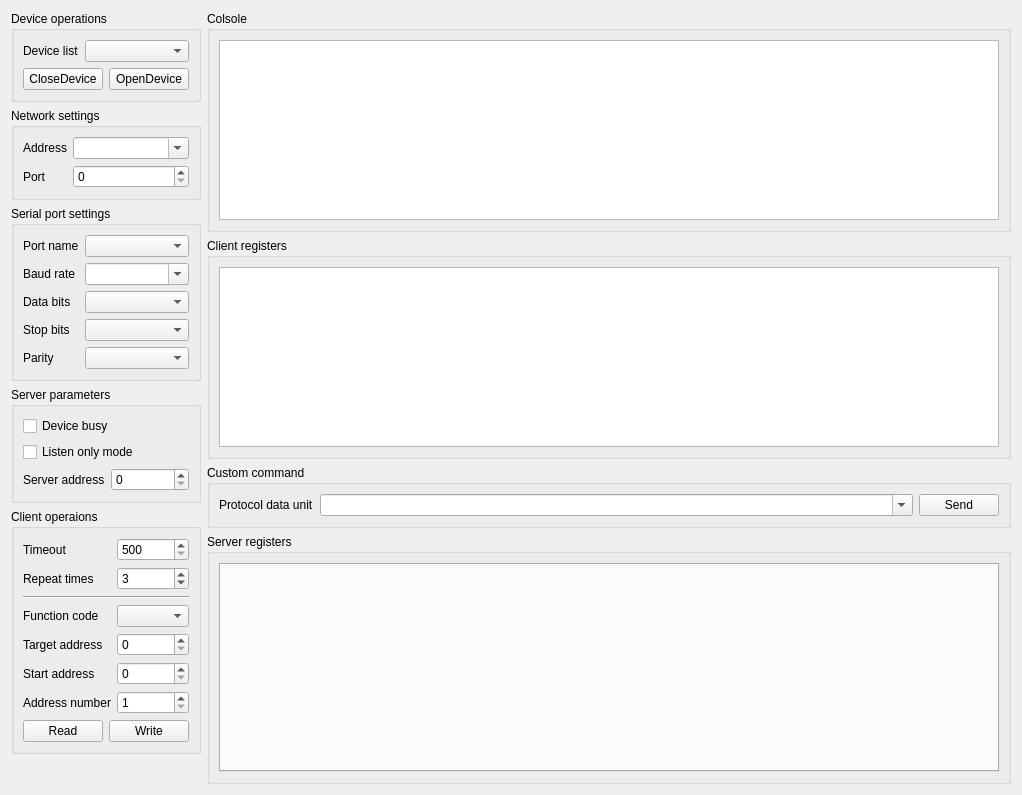
<?xml version="1.0" encoding="UTF-8"?>
<ui version="4.0">
 <class>SAKModbusUi</class>
 <widget class="QWidget" name="SAKModbusUi">
  <property name="geometry">
   <rect>
    <x>0</x>
    <y>0</y>
    <width>1022</width>
    <height>795</height>
   </rect>
  </property>
  <property name="windowTitle">
   <string notr="true">Modbus Studio</string>
  </property>
  <layout class="QGridLayout" name="gridLayout_3">
   <item row="5" column="0">
    <spacer name="verticalSpacer">
     <property name="orientation">
      <enum>Qt::Vertical</enum>
     </property>
     <property name="sizeHint" stdset="0">
      <size>
       <width>20</width>
       <height>40</height>
      </size>
     </property>
    </spacer>
   </item>
   <item row="4" column="0">
    <widget class="QGroupBox" name="clientOperationsGroupBox">
     <property name="minimumSize">
      <size>
       <width>0</width>
       <height>0</height>
      </size>
     </property>
     <property name="title">
      <string>Client operaions</string>
     </property>
     <layout class="QGridLayout" name="gridLayout_8">
      <item row="1" column="0">
       <widget class="QLabel" name="label_5">
        <property name="sizePolicy">
         <sizepolicy hsizetype="Fixed" vsizetype="Preferred">
          <horstretch>0</horstretch>
          <verstretch>0</verstretch>
         </sizepolicy>
        </property>
        <property name="text">
         <string>Repeat times</string>
        </property>
       </widget>
      </item>
      <item row="1" column="1">
       <widget class="QSpinBox" name="repeat_time_">
        <property name="minimum">
         <number>0</number>
        </property>
        <property name="value">
         <number>3</number>
        </property>
       </widget>
      </item>
      <item row="6" column="1">
       <widget class="QSpinBox" name="quantity_">
        <property name="sizePolicy">
         <sizepolicy hsizetype="Minimum" vsizetype="Fixed">
          <horstretch>0</horstretch>
          <verstretch>0</verstretch>
         </sizepolicy>
        </property>
        <property name="minimum">
         <number>1</number>
        </property>
        <property name="maximum">
         <number>128</number>
        </property>
       </widget>
      </item>
      <item row="0" column="1">
       <widget class="QSpinBox" name="timeout_">
        <property name="minimum">
         <number>500</number>
        </property>
        <property name="maximum">
         <number>10000</number>
        </property>
        <property name="singleStep">
         <number>100</number>
        </property>
        <property name="value">
         <number>500</number>
        </property>
       </widget>
      </item>
      <item row="5" column="1">
       <widget class="QSpinBox" name="start_address_">
        <property name="sizePolicy">
         <sizepolicy hsizetype="Minimum" vsizetype="Fixed">
          <horstretch>0</horstretch>
          <verstretch>0</verstretch>
         </sizepolicy>
        </property>
        <property name="maximum">
         <number>65535</number>
        </property>
       </widget>
      </item>
      <item row="4" column="0">
       <widget class="QLabel" name="label_18">
        <property name="sizePolicy">
         <sizepolicy hsizetype="Fixed" vsizetype="Preferred">
          <horstretch>0</horstretch>
          <verstretch>0</verstretch>
         </sizepolicy>
        </property>
        <property name="text">
         <string>Target address</string>
        </property>
       </widget>
      </item>
      <item row="3" column="0">
       <widget class="QLabel" name="label_17">
        <property name="sizePolicy">
         <sizepolicy hsizetype="Fixed" vsizetype="Preferred">
          <horstretch>0</horstretch>
          <verstretch>0</verstretch>
         </sizepolicy>
        </property>
        <property name="text">
         <string>Function code</string>
        </property>
       </widget>
      </item>
      <item row="6" column="0">
       <widget class="QLabel" name="label_20">
        <property name="sizePolicy">
         <sizepolicy hsizetype="Fixed" vsizetype="Preferred">
          <horstretch>0</horstretch>
          <verstretch>0</verstretch>
         </sizepolicy>
        </property>
        <property name="text">
         <string>Address number</string>
        </property>
       </widget>
      </item>
      <item row="5" column="0">
       <widget class="QLabel" name="label_19">
        <property name="sizePolicy">
         <sizepolicy hsizetype="Fixed" vsizetype="Preferred">
          <horstretch>0</horstretch>
          <verstretch>0</verstretch>
         </sizepolicy>
        </property>
        <property name="text">
         <string>Start address</string>
        </property>
       </widget>
      </item>
      <item row="7" column="0" colspan="2">
       <layout class="QHBoxLayout" name="horizontalLayout_2">
        <item>
         <widget class="QPushButton" name="read_">
          <property name="text">
           <string>Read</string>
          </property>
         </widget>
        </item>
        <item>
         <widget class="QPushButton" name="write_">
          <property name="text">
           <string>Write</string>
          </property>
         </widget>
        </item>
       </layout>
      </item>
      <item row="3" column="1">
       <widget class="QComboBox" name="function_code_">
        <property name="sizePolicy">
         <sizepolicy hsizetype="Ignored" vsizetype="Fixed">
          <horstretch>0</horstretch>
          <verstretch>0</verstretch>
         </sizepolicy>
        </property>
        <property name="maximumSize">
         <size>
          <width>16777215</width>
          <height>16777215</height>
         </size>
        </property>
       </widget>
      </item>
      <item row="0" column="0">
       <widget class="QLabel" name="label_4">
        <property name="sizePolicy">
         <sizepolicy hsizetype="Fixed" vsizetype="Preferred">
          <horstretch>0</horstretch>
          <verstretch>0</verstretch>
         </sizepolicy>
        </property>
        <property name="text">
         <string>Timeout</string>
        </property>
       </widget>
      </item>
      <item row="4" column="1">
       <widget class="QSpinBox" name="device_address_">
        <property name="sizePolicy">
         <sizepolicy hsizetype="Minimum" vsizetype="Fixed">
          <horstretch>0</horstretch>
          <verstretch>0</verstretch>
         </sizepolicy>
        </property>
        <property name="maximum">
         <number>255</number>
        </property>
       </widget>
      </item>
      <item row="2" column="0" colspan="2">
       <widget class="Line" name="line">
        <property name="orientation">
         <enum>Qt::Horizontal</enum>
        </property>
       </widget>
      </item>
     </layout>
    </widget>
   </item>
   <item row="0" column="0">
    <widget class="QGroupBox" name="deviceGroupBox">
     <property name="title">
      <string>Device operations</string>
     </property>
     <layout class="QGridLayout" name="gridLayout">
      <item row="0" column="0">
       <widget class="QLabel" name="label">
        <property name="sizePolicy">
         <sizepolicy hsizetype="Fixed" vsizetype="Preferred">
          <horstretch>0</horstretch>
          <verstretch>0</verstretch>
         </sizepolicy>
        </property>
        <property name="text">
         <string>Device list</string>
        </property>
       </widget>
      </item>
      <item row="0" column="1">
       <widget class="QComboBox" name="device_list_"/>
      </item>
      <item row="1" column="0" colspan="2">
       <layout class="QHBoxLayout" name="horizontalLayout_3">
        <property name="leftMargin">
         <number>0</number>
        </property>
        <property name="topMargin">
         <number>0</number>
        </property>
        <property name="rightMargin">
         <number>0</number>
        </property>
        <property name="bottomMargin">
         <number>0</number>
        </property>
        <item>
         <widget class="QPushButton" name="cloese_button_">
          <property name="text">
           <string>CloseDevice</string>
          </property>
         </widget>
        </item>
        <item>
         <widget class="QPushButton" name="open_button_">
          <property name="text">
           <string>OpenDevice</string>
          </property>
         </widget>
        </item>
       </layout>
      </item>
     </layout>
    </widget>
   </item>
   <item row="3" column="0">
    <widget class="QGroupBox" name="serverGroupBox">
     <property name="title">
      <string>Server parameters</string>
     </property>
     <layout class="QGridLayout" name="gridLayout_4">
      <item row="0" column="0" colspan="2">
       <widget class="QCheckBox" name="device_busy_">
        <property name="text">
         <string>Device busy</string>
        </property>
       </widget>
      </item>
      <item row="1" column="0" colspan="2">
       <widget class="QCheckBox" name="listen_only_mode_">
        <property name="text">
         <string>Listen only mode</string>
        </property>
       </widget>
      </item>
      <item row="2" column="0">
       <widget class="QLabel" name="label_6">
        <property name="text">
         <string>Server address</string>
        </property>
       </widget>
      </item>
      <item row="2" column="1">
       <widget class="QSpinBox" name="server_address">
        <property name="maximum">
         <number>265</number>
        </property>
       </widget>
      </item>
     </layout>
    </widget>
   </item>
   <item row="1" column="0">
    <widget class="QGroupBox" name="networkGroupBox">
     <property name="title">
      <string>Network settings</string>
     </property>
     <layout class="QGridLayout" name="gridLayout_2">
      <item row="1" column="0">
       <widget class="QLabel" name="label_3">
        <property name="sizePolicy">
         <sizepolicy hsizetype="Fixed" vsizetype="Preferred">
          <horstretch>0</horstretch>
          <verstretch>0</verstretch>
         </sizepolicy>
        </property>
        <property name="text">
         <string>Port</string>
        </property>
       </widget>
      </item>
      <item row="1" column="1">
       <widget class="QSpinBox" name="port_spin_box">
        <property name="maximum">
         <number>65535</number>
        </property>
       </widget>
      </item>
      <item row="0" column="1">
       <widget class="QComboBox" name="address_combo_box">
        <property name="editable">
         <bool>true</bool>
        </property>
       </widget>
      </item>
      <item row="0" column="0">
       <widget class="QLabel" name="label_2">
        <property name="sizePolicy">
         <sizepolicy hsizetype="Fixed" vsizetype="Preferred">
          <horstretch>0</horstretch>
          <verstretch>0</verstretch>
         </sizepolicy>
        </property>
        <property name="text">
         <string>Address</string>
        </property>
       </widget>
      </item>
     </layout>
    </widget>
   </item>
   <item row="2" column="0">
    <widget class="QGroupBox" name="serialPortGroupBox">
     <property name="title">
      <string>Serial port settings</string>
     </property>
     <layout class="QGridLayout" name="gridLayout_5">
      <item row="0" column="0">
       <widget class="QLabel" name="label_8">
        <property name="sizePolicy">
         <sizepolicy hsizetype="Fixed" vsizetype="Preferred">
          <horstretch>0</horstretch>
          <verstretch>0</verstretch>
         </sizepolicy>
        </property>
        <property name="text">
         <string>Port name</string>
        </property>
       </widget>
      </item>
      <item row="0" column="1">
       <widget class="QComboBox" name="port_name_"/>
      </item>
      <item row="1" column="0">
       <widget class="QLabel" name="label_9">
        <property name="sizePolicy">
         <sizepolicy hsizetype="Fixed" vsizetype="Preferred">
          <horstretch>0</horstretch>
          <verstretch>0</verstretch>
         </sizepolicy>
        </property>
        <property name="text">
         <string>Baud rate</string>
        </property>
       </widget>
      </item>
      <item row="1" column="1">
       <widget class="QComboBox" name="baud_rate_">
        <property name="editable">
         <bool>true</bool>
        </property>
       </widget>
      </item>
      <item row="2" column="0">
       <widget class="QLabel" name="label_10">
        <property name="sizePolicy">
         <sizepolicy hsizetype="Fixed" vsizetype="Preferred">
          <horstretch>0</horstretch>
          <verstretch>0</verstretch>
         </sizepolicy>
        </property>
        <property name="text">
         <string>Data bits</string>
        </property>
       </widget>
      </item>
      <item row="2" column="1">
       <widget class="QComboBox" name="data_bits_"/>
      </item>
      <item row="3" column="0">
       <widget class="QLabel" name="label_11">
        <property name="sizePolicy">
         <sizepolicy hsizetype="Fixed" vsizetype="Preferred">
          <horstretch>0</horstretch>
          <verstretch>0</verstretch>
         </sizepolicy>
        </property>
        <property name="text">
         <string>Stop bits</string>
        </property>
       </widget>
      </item>
      <item row="3" column="1">
       <widget class="QComboBox" name="stop_bits_"/>
      </item>
      <item row="4" column="0">
       <widget class="QLabel" name="label_12">
        <property name="sizePolicy">
         <sizepolicy hsizetype="Fixed" vsizetype="Preferred">
          <horstretch>0</horstretch>
          <verstretch>0</verstretch>
         </sizepolicy>
        </property>
        <property name="text">
         <string>Parity</string>
        </property>
       </widget>
      </item>
      <item row="4" column="1">
       <widget class="QComboBox" name="parity_"/>
      </item>
     </layout>
    </widget>
   </item>
   <item row="0" column="2" rowspan="6">
    <layout class="QVBoxLayout" name="verticalLayout">
     <property name="leftMargin">
      <number>0</number>
     </property>
     <property name="topMargin">
      <number>0</number>
     </property>
     <property name="rightMargin">
      <number>0</number>
     </property>
     <property name="bottomMargin">
      <number>0</number>
     </property>
     <item>
      <widget class="QGroupBox" name="console_">
       <property name="sizePolicy">
        <sizepolicy hsizetype="Preferred" vsizetype="Expanding">
         <horstretch>0</horstretch>
         <verstretch>0</verstretch>
        </sizepolicy>
       </property>
       <property name="title">
        <string>Colsole</string>
       </property>
       <layout class="QVBoxLayout" name="verticalLayout_2">
        <item>
         <widget class="QTextBrowser" name="text_browser_"/>
        </item>
       </layout>
      </widget>
     </item>
     <item>
      <widget class="QGroupBox" name="clientRegistersGroupBox">
       <property name="maximumSize">
        <size>
         <width>16777215</width>
         <height>16777215</height>
        </size>
       </property>
       <property name="title">
        <string>Client registers</string>
       </property>
       <layout class="QGridLayout" name="gridLayout_7">
        <item row="0" column="0" colspan="2">
         <widget class="QTableView" name="client_registers_"/>
        </item>
       </layout>
      </widget>
     </item>
     <item>
      <widget class="QGroupBox" name="clientCustomCommandGroupBox">
       <property name="title">
        <string>Custom command</string>
       </property>
       <layout class="QHBoxLayout" name="horizontalLayout">
        <item>
         <widget class="QLabel" name="label_13">
          <property name="text">
           <string>Protocol data unit</string>
          </property>
         </widget>
        </item>
        <item>
         <widget class="QComboBox" name="pdu_">
          <property name="sizePolicy">
           <sizepolicy hsizetype="Expanding" vsizetype="Fixed">
            <horstretch>0</horstretch>
            <verstretch>0</verstretch>
           </sizepolicy>
          </property>
          <property name="editable">
           <bool>true</bool>
          </property>
          <property name="placeholderText">
           <string>pdu(no server address, no crc, such read 2 coils: 01 00 00 00 01)</string>
          </property>
         </widget>
        </item>
        <item>
         <widget class="QPushButton" name="send_">
          <property name="text">
           <string>Send</string>
          </property>
         </widget>
        </item>
       </layout>
      </widget>
     </item>
     <item>
      <widget class="QGroupBox" name="registersGroupBox">
       <property name="minimumSize">
        <size>
         <width>0</width>
         <height>250</height>
        </size>
       </property>
       <property name="maximumSize">
        <size>
         <width>16777215</width>
         <height>16777215</height>
        </size>
       </property>
       <property name="title">
        <string>Server registers</string>
       </property>
       <layout class="QGridLayout" name="gridLayout_9">
        <item row="0" column="0">
         <widget class="QTabWidget" name="server_registers_">
          <property name="currentIndex">
           <number>-1</number>
          </property>
         </widget>
        </item>
       </layout>
      </widget>
     </item>
    </layout>
   </item>
  </layout>
 </widget>
 <resources/>
 <connections/>
</ui>
